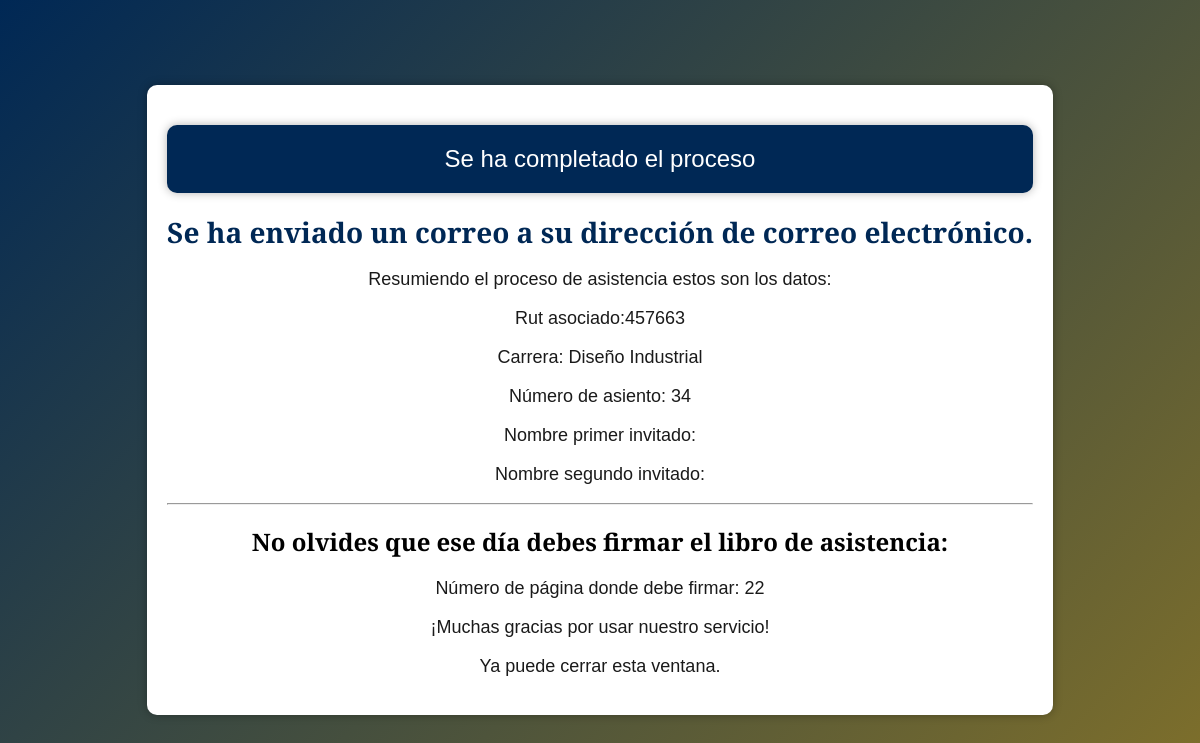
The page /resumen (signed in) on the database as committed earlier.
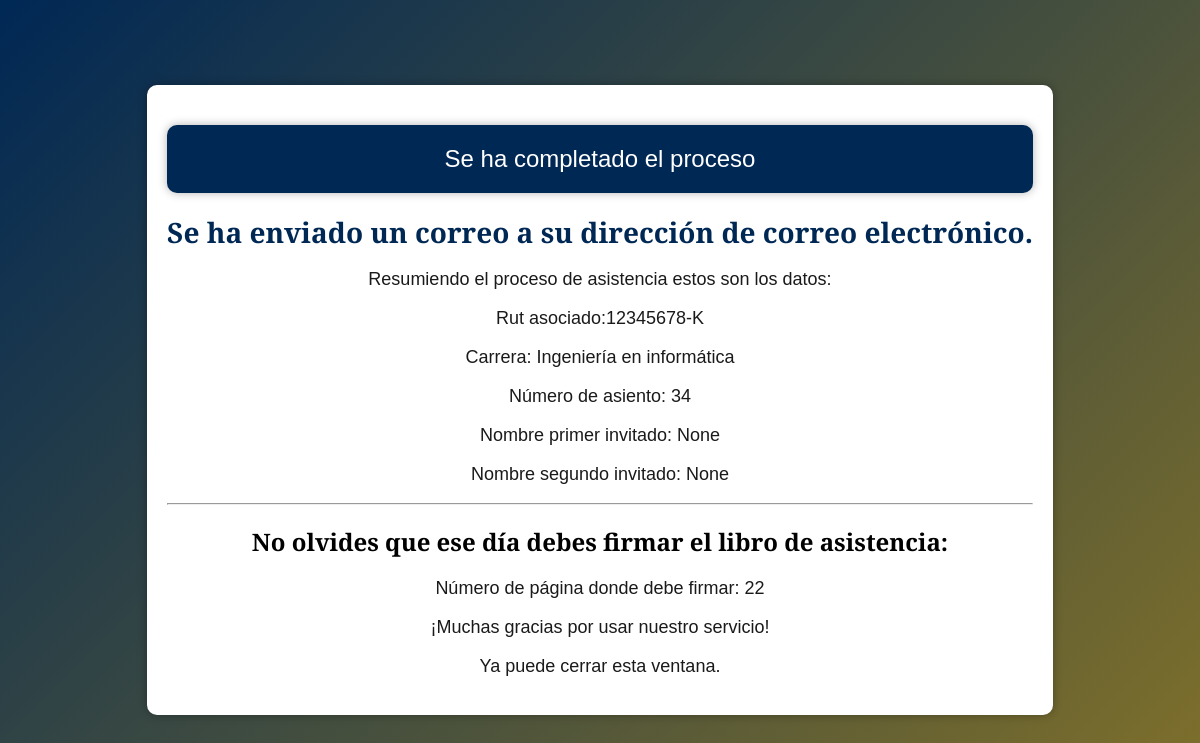
The same page on the database as committed later.
### Web/models.py (models this page shows, shortened)
class Titulado(AbstractUser):
    username = models.CharField(max_length=100, unique=True, default='NombreUsuario')
    password = models.CharField(max_length=128, default='titulados')
    Run = models.CharField(max_length=11)
    NCedula = models.CharField(max_length=10)
    Carrera = models.CharField(max_length=50)
    NAsiento = models.CharField(max_length=3, unique=True)
    PaginaLibro = models.CharField(max_length=3, default='0')
    Invitado1 = models.CharField(max_length=50, null=True, blank=True)
    Invitado2 = models.CharField(max_length=50, null=True, blank=True)
    last_login = models.DateTimeField(auto_now=True, null=True, blank=True)
    backend = 'Web.backends.TituladoBackend'  # Reemplaza 'myapp' con la ubicación real de tu aplicación y el backend personalizado
    groups = models.ManyToManyField(
        'auth.Group',
        blank=True,
        related_name='titulado_set',
        related_query_name='titulado',
    )
    user_permissions = models.ManyToManyField(
        'auth.Permission',
        blank=True,
        related_name='titulado_set',
        related_query_name='titulado',
    )

### Web/views.py (the view)
# urls.py: path('resumen', resumen, name='resumen'),
def resumen(request):
    return render(request, '9_Mensaje.html')

### Web/templates/9_Mensaje.html (shortened to what this page needs)
{% load static %}
<!DOCTYPE html>
<html lang="es">
<head>
    <link rel="stylesheet" href="{% static 'css/9_Mensaje.css' %}">
</head>
<body>
    <div class="mensaje">
        <div class="ticket">Se ha completado el proceso</div>
        <h1>Se ha enviado un correo a su dirección de correo electrónico.</h1>
        <p>Resumiendo el proceso de asistencia estos son los datos:</p>
        <p>Rut asociado:{{ user.Run }}</p>
        <p>Carrera: {{ user.Carrera }}</p>
        <p>Número de asiento: {{ user.NAsiento }}</p>
        <p>Nombre primer invitado: {{ user.Invitado1 }}</p>
        <p>Nombre segundo invitado: {{ user.Invitado2 }}</p>
        <hr>
        <h2>No olvides que ese día debes firmar el libro de asistencia:</h2>
        <p>Número de página donde debe firmar: {{ user.PaginaLibro }}</p>
        <p>¡Muchas gracias por usar nuestro servicio!</p>
        <p>Ya puede cerrar esta ventana.</p>
    </div>
</body>
</html>

### Web/static/css/9_Mensaje.css (style rules this page uses)
:root { --azul: rgb(0, 40, 85); --amarillo: #FFB800; --negro: #1a1a1a; --blanco: #FFFFFF; --gris: #666666; }
body { background: linear-gradient(135deg, var(--azul), var(--amarillo), var(--azul)); background-size: 400% 400%; animation: backgroundMove 20s linear infinite; margin: 0; padding: 0; display: flex; align-items: center; justify-content: center; min-height: 100vh; font-family: 'Merriweather', 'Trebuchet MS', 'Lucida Sans Unicode', 'Lucida Grande', 'Lucida Sans', Arial, sans-serif; }
.mensaje { position: relative; background-color: var(--blanco); padding: 20px; border-radius: 10px; box-shadow: 0 0 10px rgba(0, 0, 0, 0.3); text-align: center; max-width: 75%; animation: fadeIn 2s ease; transition: transform 0.3s ease-in-out; overflow: hidden; }
.ticket { background: var(--azul); color: var(--blanco); padding: 20px; border-radius: 10px; box-shadow: 0 0 10px rgba(0, 0, 0, 0.3); margin: 20px 0; font-size: 24px; }
h1 { color: var(--azul); font-size: 28px; }
p { color: var(--negro); font-size: 18px; }

Rows that differ between the two databases and show on the page:
changed Titulado: Run "457663" → "12345678-K"; Carrera "Diseño Industrial" → "Ingeniería en informática"; Invitado1 (not shown) → "None"; Invitado2 (not shown) → "None"
